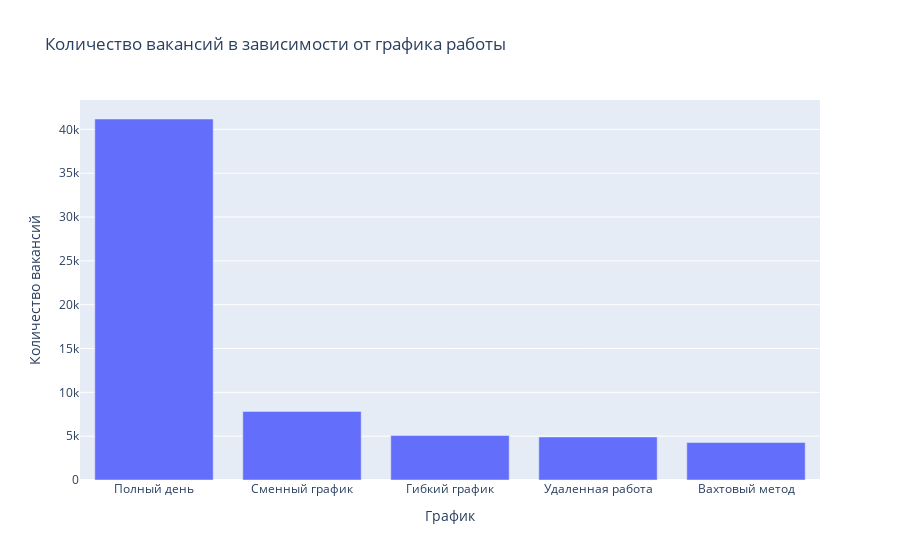

The code cell stored with this chart in its notebook:
### Code cell
plot_value_counts(
    df['schedule.name'],
    x_label='График',
    y_label='Количество вакансий',
    title='Количество вакансий в зависимости от графика работы'
).update_xaxes(categoryorder='total descending')

### Figure 1 — Plotly figure (JSON) as saved in the notebook; plotly's stock layout.template omitted (floating-point values rounded to 4 significant figures)
{"data": [{"alignmentgroup": "True", "hovertemplate": "График=%{x}<br>Количество вакансий=%{y}<extra></extra>", "legendgroup": "", "marker": {"color": "#636efa", "pattern": {"shape": ""}}, "name": "", "offsetgroup": "", "orientation": "v", "showlegend": false, "textposition": "auto", "x": ["Полный день", "Сменный график", "Гибкий график", "Удаленная работа", "Вахтовый метод"], "xaxis": "x", "y": [41185, 7825, 5075, 4911, 4277], "yaxis": "y", "type": "bar"}], "layout": {"xaxis": {"anchor": "y", "domain": [0.0, 1.0], "title": {"text": "График"}, "categoryorder": "total descending"}, "yaxis": {"anchor": "x", "domain": [0.0, 1.0], "title": {"text": "Количество вакансий"}}, "legend": {"tracegroupgap": 0}, "title": {"text": "Количество вакансий в зависимости от графика работы"}, "barmode": "relative"}}
